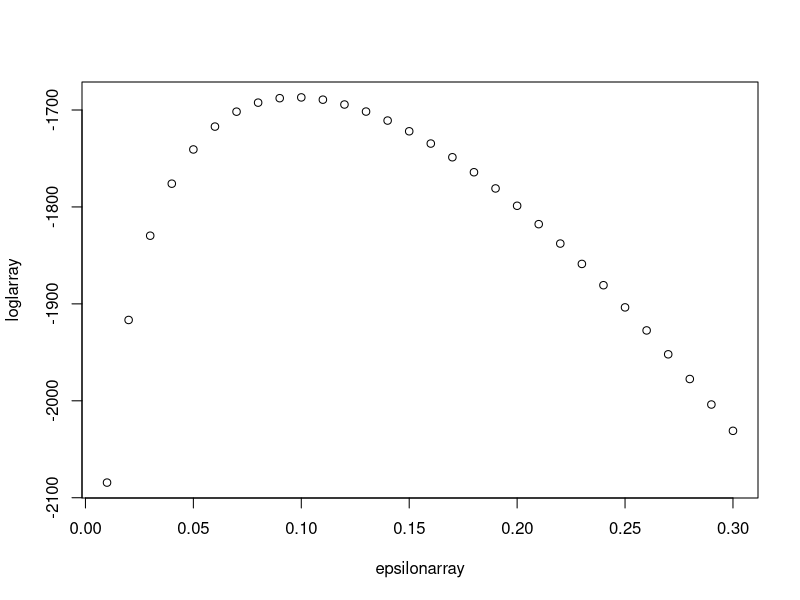

Recreate this plot in R.
# loop over epsilon and compute the log likelihood curve

data <- read.table("gencounts.txt",header=TRUE)

# get number of positions and number of individuals
npos <- dim(data)[1]
nind <- dim(data)[2]/4

# redimension data as a 3-dim array
countmatrix <- as.vector(as.matrix(data))
dim(countmatrix) <- c(npos,4,nind)

# m_i(a)
basecount <- array(1,dim=c(npos,4))

# n_ij^tot
indcount <- array(0,dim=c(npos,nind))

for (i in 1:npos)	{
	for (j in 1:nind)	{
		for (a in 1:4)	{
			basecount[i,a] <- basecount[i,a] + countmatrix[i,a,j]
			indcount[i,j] <- indcount[i,j] + countmatrix[i,a,j]
		}
	}
}

pi <- array(0,dim=c(npos,4))
for (i in 1:npos)	{
	pi[i,] <- basecount[i,] / sum(basecount[i,])	
}


# define array for total log likelihood 
loglarray <- array(0,dim=30)
epsilonarray <- array(0,dim=30)

# a loop over all values of epsilon, from 0.01 to 0.30
for (e in 1:30)	{

	# define current error rate 
	eps <- 0.01 * e

	lnL <- 0

	for (i in 1:npos)	{
		for (j in 1:nind)	{

			# store joint probability of observed data and hidden genotype, for all genotypes:
			jointprob <- array(0,dim=4)

			# loop over all possible genotypes a = A,C,G,T
            # and compute p(k_ij | h_ij = a) * p(h_ij = a)
			for (a in 1:4)	{
                jointprob[a] <- pi[i,a] * (1-eps)^countmatrix[i,a,j] * (eps/3)^(indcount[i,j]-countmatrix[i,a,j]);
			}

			# now make the sum
			marginalprob <- sum(jointprob)

			# log likelihood
			lnL <- lnL + log(marginalprob)
		}
	}

	# store value of lnL and epsilon
	loglarray[e] <- lnL
	epsilonarray[e] <- eps
}

# plot lnL as a function of epsilon
plot(loglarray ~ epsilonarray)

e <- which.max(loglarray)
eps <- 0.01 * e

# define arrays for:
# best genotype
genotype <- array(0,dim=c(npos,nind))
# and corrresponding posterior probability score
score <- array(0,dim=c(npos,nind))

lnL <- 0

for (i in 1:npos)	{
    for (j in 1:nind)	{

        # store joint probability of observed data and hidden genotype, for all genotypes:
        jointprob <- array(0,dim=4)

        # loop over all possible genotypes a = A,C,G,T
        # and compute p(k_ij | h_ij = a) * p(h_ij = a)
        for (a in 1:4)	{
            jointprob[a] <- pi[i,a] * (1-eps)^countmatrix[i,a,j] * (eps/3)^(indcount[i,j]-countmatrix[i,a,j]);
        }

        # now make the sum
        marginalprob <- sum(jointprob)

        # and normalize, to get posterior probabilities
        posterior <- jointprob / marginalprob

        # get best genotype
        genotype[i,j] <- which.max(posterior)
        score[i,j] <- max(posterior)
    }
}

